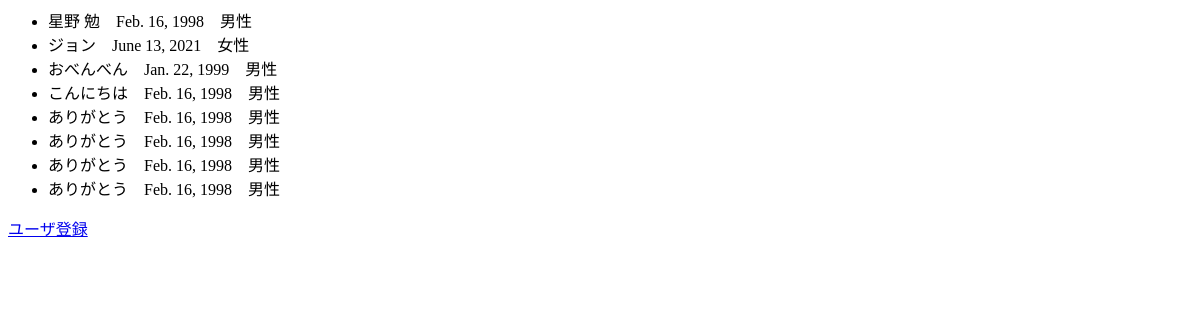
The app's page /users/, older data.
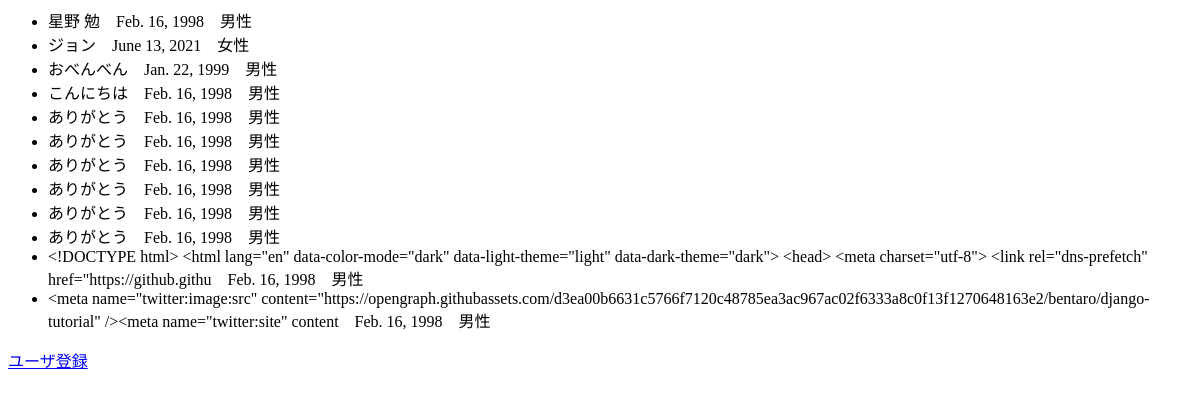
The same page, newer data.
### users/models.py (models this page shows)
class User(models.Model):
    name = models.CharField(max_length=200)
    birthday = models.DateField('birthday')
    gender = models.CharField(choices=(('male', '男性'),('female', '女性')), max_length=10)

### users/views.py (the view)
# urls.py: path('', views.index, name='index'),
def index(request):
    user_list = User.objects.all()
    return render(request, 'users/index.html', {'user_list': user_list})

### users/templates/users/index.html
{% if user_list %}
    <ul>
    {% for user in user_list %}
    <li>{{ user.name }}　{{ user.birthday }}　{{ user.get_gender_display }}</li>
    {% endfor %}
    </ul>
{% else %}
    <p>No users are available.</p>
{% endif %}
<a href="{% url 'users:register' %}">ユーザ登録</a>

Row changes from the older to the newer data that the page shows:
added User: name "ありがとう", birthday "Feb. 16, 1998", gender "男性"
added User: name "ありがとう", birthday "Feb. 16, 1998", gender "男性"
added User: name "<!DOCTYPE html> <html lang=\"en\" data-color-mode=\"dark\" data-light-theme=\"light\" data-dark-theme=\"dark\"> <head> <meta charset=\"utf-8\"> <link rel=\"dns-prefetch\" href=\"https://github.githu", birthday "Feb. 16, 1998", gender "男性"
added User: name "<meta name=\"twitter:image:src\" content=\"https://opengraph.githubassets.com/d3ea00b6631c5766f7120c48785ea3ac967ac02f6333a8c0f13f1270648163e2/bentaro/django-tutorial\" /><meta name=\"twitter:site\" content", birthday "Feb. 16, 1998", gender "男性"
